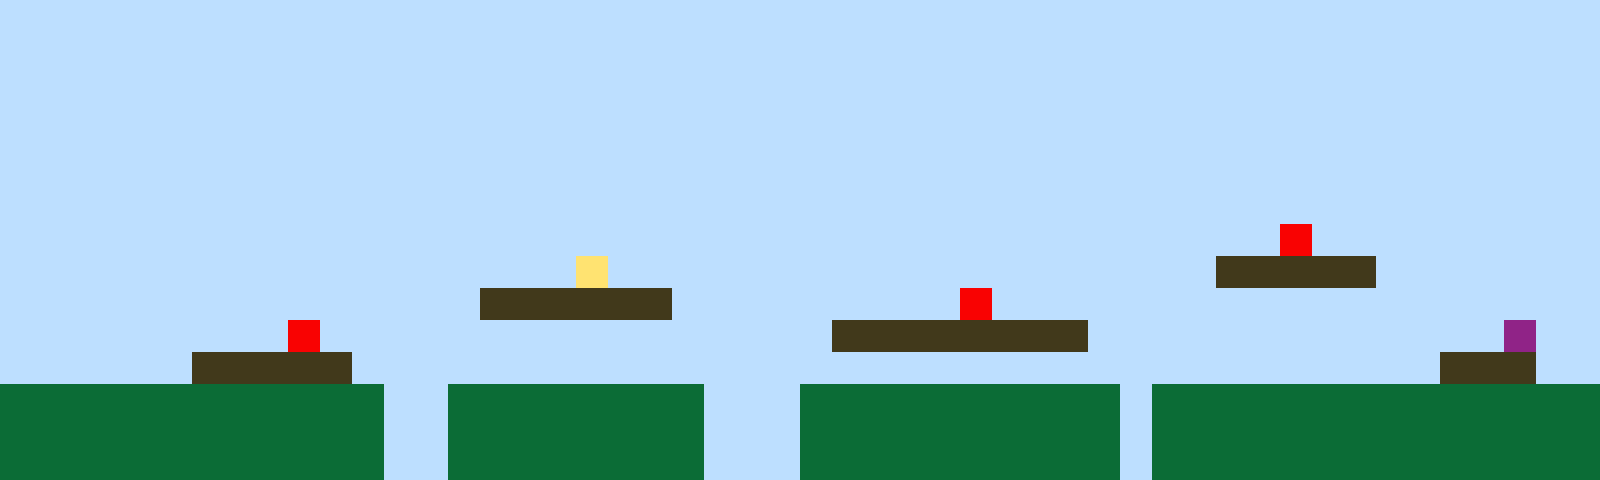

A 2D game scene composited from a Tiled map and its tileset images. What follows is a short description and the map's XML, with every tile layer's data as written:
An orthogonal 50x15 tile map with 32x32 px tiles, 1 tile layer (Tile Layer 1).

<map version="1.10" tiledversion="1.11.2" orientation="orthogonal" renderorder="right-up" width="50" height="15" tilewidth="32" tileheight="32" infinite="0" nextlayerid="2" nextobjectid="1"><editorsettings><export target="map1.csv" format="csv" /></editorsettings><tileset firstgid="1" name="sprites" tilewidth="32" tileheight="32" tilecount="6" columns="3"><image source="sprites.png" width="96" height="64" /></tileset><layer id="1" name="Tile Layer 1" width="50" height="15"><data encoding="csv">1,1,1,1,1,1,1,1,1,1,1,1,1,1,1,1,1,1,1,1,1,1,1,1,1,1,1,1,1,1,1,1,1,1,1,1,1,1,1,1,1,1,1,1,1,1,1,1,1,1,1,1,1,1,1,1,1,1,1,1,1,1,1,1,1,1,1,1,1,1,1,1,1,1,1,1,1,1,1,1,1,1,1,1,1,1,1,1,1,1,1,1,1,1,1,1,1,1,1,1,1,1,1,1,1,1,1,1,1,1,1,1,1,1,1,1,1,1,1,1,1,1,1,1,1,1,1,1,1,1,1,1,1,1,1,1,1,1,1,1,1,1,1,1,1,1,1,1,1,1,1,1,1,1,1,1,1,1,1,1,1,1,1,1,1,1,1,1,1,1,1,1,1,1,1,1,1,1,1,1,1,1,1,1,1,1,1,1,1,1,1,1,1,1,1,1,1,1,1,1,1,1,1,1,1,1,1,1,1,1,1,1,1,1,1,1,1,1,1,1,1,1,1,1,1,1,1,1,1,1,1,1,1,1,1,1,1,1,1,1,1,1,1,1,1,1,1,1,1,1,1,1,1,1,1,1,1,1,1,1,1,1,1,1,1,1,1,1,1,1,1,1,1,1,1,1,1,1,1,1,1,1,1,1,1,1,1,1,1,1,1,1,1,1,1,1,1,1,1,1,1,1,1,1,1,1,1,1,1,1,1,1,1,1,1,1,1,1,1,1,1,1,1,1,1,1,1,1,1,1,1,1,1,1,1,1,1,1,1,1,1,1,1,1,1,1,1,1,1,1,1,1,1,1,1,1,1,1,1,1,1,1,1,1,1,1,1,1,1,1,1,1,1,1,1,1,1,1,1,1,1,1,1,1,1,1,1,1,1,1,5,1,1,1,1,1,1,1,1,1,1,1,1,1,1,1,1,1,1,1,1,1,1,1,1,1,1,1,4,1,1,1,1,1,1,1,1,1,1,1,1,1,1,1,1,1,1,1,3,3,3,3,3,1,1,1,1,1,1,1,1,1,1,1,1,1,1,1,1,1,1,1,1,1,1,3,3,3,3,3,3,1,1,1,1,1,1,1,1,1,5,1,1,1,1,1,1,1,1,1,1,1,1,1,1,1,1,1,1,1,1,1,1,1,1,1,1,1,1,5,1,1,1,1,1,1,1,1,1,1,1,1,1,1,1,1,3,3,3,3,3,3,3,3,1,1,1,1,1,1,1,1,1,1,1,1,1,6,1,1,1,1,1,1,1,1,3,3,3,3,3,1,1,1,1,1,1,1,1,1,1,1,1,1,1,1,1,1,1,1,1,1,1,1,1,1,1,1,1,1,1,1,1,1,1,3,3,3,1,1,2,2,2,2,2,2,2,2,2,2,2,2,1,1,2,2,2,2,2,2,2,2,1,1,1,2,2,2,2,2,2,2,2,2,2,1,2,2,2,2,2,2,2,2,2,2,2,2,2,2,2,2,2,2,2,2,2,2,2,2,2,2,1,1,2,2,2,2,2,2,2,2,1,1,1,2,2,2,2,2,2,2,2,2,2,1,2,2,2,2,2,2,2,2,2,2,2,2,2,2,2,2,2,2,2,2,2,2,2,2,2,2,1,1,2,2,2,2,2,2,2,2,1,1,1,2,2,2,2,2,2,2,2,2,2,1,2,2,2,2,2,2,2,2,2,2,2,2,2,2</data></layer></map>
